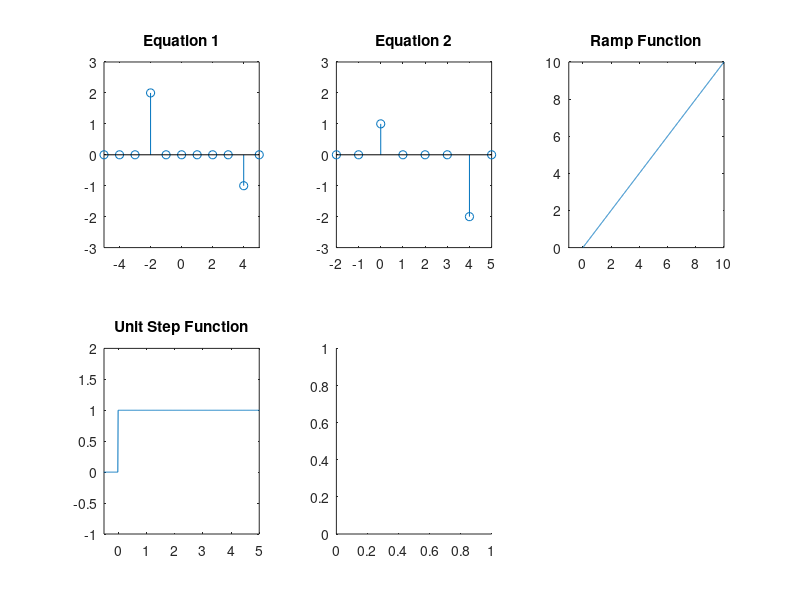

MATLAB code for this plot: (Note: this script raises an error after producing the figure.)
clc;
clear;

subplot(2,3,1);
n = -5:1:5;
% The equation is y = 2*delta(n+2) -delta(n-4);
y = [zeros(1,3),2*ones(1,1),zeros(1,5),-ones(1,1),zeros(1,1)];
stem(n,y);
title('Equation 1');
axis([ -5 5 -3 3]);

subplot(2,3,2);
n1 = -2:1:5;
% The equation is x = delta(n)-2*delta(n-4)
y1 = [zeros(1,2),ones(1,1),zeros(1,3),-2*ones(1,1),zeros(1,1)];
stem(n1,y1);
title('Equation 2');
axis([-2  5 -3 3]);

subplot(2,3,3);
t = 0:0.01:10;
%Ramp function
plot(t,t);
title('Ramp Function');
axis([-1 10 0 10]);

subplot(2,3,4);
%Unit Step stuff
t1 = -1:0.01:5;
unitStep = t1>=0;
plot(t1,unitStep);
title('Unit Step Function');
axis([-0.5 5 -1 2]);

%Equation  x = 2*delta(n+2) - delta( n-4)
subplot(2,3,5)
n = -5:1:5;
y = 2*delta(0,-5,5)-delta(4,-5,5);
stem(n,y);
axis([-5 5 -3 3]);
title('Equation 3');

%Equation x = unit(n)- unit(n-4)
subplot(2,3,6)
n = -1:1:5;
y = unit(0,-1,5)-unit(4,-1,5);
stem(n,y);
axis([-1 5 -3 3]);


function [x,n]= delta(a,n1,n2)
    n = n1:n2;
    x = (n-a)==0;
end

function [x,n] = unit(a,n1,n2)
    n = n1:n2;
    x = (n-a)>=0;
end